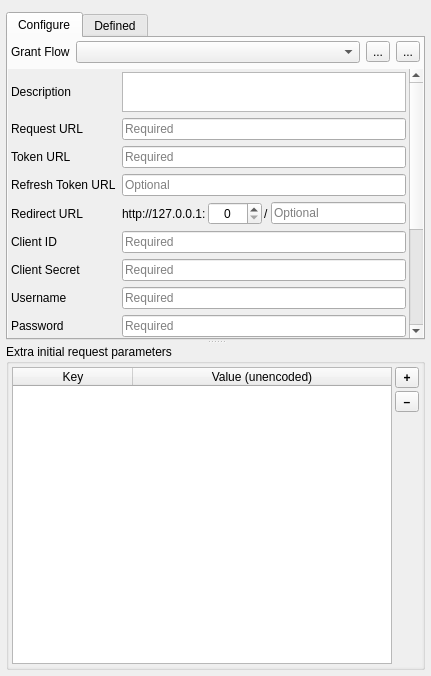
<?xml version="1.0" encoding="UTF-8"?>
<ui version="4.0">
 <class>QgsAuthOAuth2Edit</class>
 <widget class="QWidget" name="QgsAuthOAuth2Edit">
  <property name="enabled">
   <bool>true</bool>
  </property>
  <property name="geometry">
   <rect>
    <x>0</x>
    <y>0</y>
    <width>431</width>
    <height>676</height>
   </rect>
  </property>
  <layout class="QVBoxLayout" name="verticalLayout">
   <property name="leftMargin">
    <number>6</number>
   </property>
   <property name="topMargin">
    <number>6</number>
   </property>
   <property name="rightMargin">
    <number>6</number>
   </property>
   <property name="bottomMargin">
    <number>6</number>
   </property>
   <item>
    <widget class="QFrame" name="frameNotify">
     <property name="enabled">
      <bool>true</bool>
     </property>
     <property name="sizePolicy">
      <sizepolicy hsizetype="Preferred" vsizetype="Maximum">
       <horstretch>0</horstretch>
       <verstretch>0</verstretch>
      </sizepolicy>
     </property>
     <layout class="QHBoxLayout" name="horizontalLayout_2">
      <property name="spacing">
       <number>6</number>
      </property>
      <property name="leftMargin">
       <number>0</number>
      </property>
      <property name="topMargin">
       <number>0</number>
      </property>
      <property name="rightMargin">
       <number>0</number>
      </property>
      <property name="bottomMargin">
       <number>0</number>
      </property>
     </layout>
    </widget>
   </item>
   <item>
    <widget class="QSplitter" name="splitter">
     <property name="orientation">
      <enum>Qt::Vertical</enum>
     </property>
     <property name="handleWidth">
      <number>4</number>
     </property>
     <property name="childrenCollapsible">
      <bool>false</bool>
     </property>
     <widget class="QTabWidget" name="tabConfigs">
      <property name="sizePolicy">
       <sizepolicy hsizetype="Expanding" vsizetype="Expanding">
        <horstretch>0</horstretch>
        <verstretch>2</verstretch>
       </sizepolicy>
      </property>
      <property name="currentIndex">
       <number>0</number>
      </property>
      <widget class="QWidget" name="tabCustom">
       <attribute name="title">
        <string>Configure</string>
       </attribute>
       <layout class="QVBoxLayout" name="verticalLayout_3">
        <property name="spacing">
         <number>6</number>
        </property>
        <property name="leftMargin">
         <number>0</number>
        </property>
        <property name="topMargin">
         <number>3</number>
        </property>
        <property name="rightMargin">
         <number>0</number>
        </property>
        <property name="bottomMargin">
         <number>0</number>
        </property>
        <item>
         <widget class="QFrame" name="horizontalFrame_2">
          <property name="sizePolicy">
           <sizepolicy hsizetype="Preferred" vsizetype="Maximum">
            <horstretch>0</horstretch>
            <verstretch>0</verstretch>
           </sizepolicy>
          </property>
          <layout class="QGridLayout" name="gridLayout_2">
           <property name="leftMargin">
            <number>0</number>
           </property>
           <property name="topMargin">
            <number>0</number>
           </property>
           <property name="rightMargin">
            <number>0</number>
           </property>
           <property name="bottomMargin">
            <number>0</number>
           </property>
           <property name="spacing">
            <number>6</number>
           </property>
           <item row="0" column="2" rowspan="2">
            <layout class="QHBoxLayout" name="horizontalLayout_3">
             <property name="spacing">
              <number>6</number>
             </property>
             <property name="leftMargin">
              <number>3</number>
             </property>
             <property name="rightMargin">
              <number>3</number>
             </property>
             <item>
              <widget class="QLabel" name="lblGrantFlow">
               <property name="sizePolicy">
                <sizepolicy hsizetype="Maximum" vsizetype="Preferred">
                 <horstretch>0</horstretch>
                 <verstretch>0</verstretch>
                </sizepolicy>
               </property>
               <property name="text">
                <string>Grant Flow</string>
               </property>
              </widget>
             </item>
             <item>
              <widget class="QComboBox" name="cmbbxGrantFlow"/>
             </item>
             <item>
              <widget class="QToolButton" name="btnExport">
               <property name="toolTip">
                <string>Export configuration</string>
               </property>
               <property name="text">
                <string>...</string>
               </property>
               <property name="icon">
                <iconset resource="oauth2_resources.qrc">
                 <normaloff>:/oauth2method/oauth2_resources/export.svg</normaloff>:/oauth2method/oauth2_resources/export.svg</iconset>
               </property>
               <property name="iconSize">
                <size>
                 <width>16</width>
                 <height>16</height>
                </size>
               </property>
              </widget>
             </item>
             <item>
              <widget class="QToolButton" name="btnImport">
               <property name="toolTip">
                <string>Import configuration</string>
               </property>
               <property name="text">
                <string>...</string>
               </property>
               <property name="icon">
                <iconset resource="oauth2_resources.qrc">
                 <normaloff>:/oauth2method/oauth2_resources/import.svg</normaloff>:/oauth2method/oauth2_resources/import.svg</iconset>
               </property>
              </widget>
             </item>
            </layout>
           </item>
          </layout>
         </widget>
        </item>
        <item>
         <widget class="QScrollArea" name="scrollAreaConfigure">
          <property name="frameShape">
           <enum>QFrame::NoFrame</enum>
          </property>
          <property name="verticalScrollBarPolicy">
           <enum>Qt::ScrollBarAlwaysOn</enum>
          </property>
          <property name="widgetResizable">
           <bool>true</bool>
          </property>
          <widget class="QWidget" name="scrollAreaWidgetContentsCustom">
           <property name="geometry">
            <rect>
             <x>0</x>
             <y>0</y>
             <width>398</width>
             <height>469</height>
            </rect>
           </property>
           <layout class="QGridLayout" name="gridLayout">
            <property name="leftMargin">
             <number>3</number>
            </property>
            <property name="topMargin">
             <number>3</number>
            </property>
            <property name="rightMargin">
             <number>3</number>
            </property>
            <property name="bottomMargin">
             <number>3</number>
            </property>
            <property name="spacing">
             <number>6</number>
            </property>
            <item row="11" column="0">
             <widget class="QLabel" name="lblScope">
              <property name="text">
               <string>Scope</string>
              </property>
             </widget>
            </item>
            <item row="18" column="0">
             <widget class="QLabel" name="lblRequestTimeout">
              <property name="sizePolicy">
               <sizepolicy hsizetype="Maximum" vsizetype="Preferred">
                <horstretch>0</horstretch>
                <verstretch>0</verstretch>
               </sizepolicy>
              </property>
              <property name="text">
               <string>Request Timeout</string>
              </property>
              <property name="wordWrap">
               <bool>true</bool>
              </property>
             </widget>
            </item>
            <item row="4" column="0">
             <widget class="QLabel" name="lblRedirectUrl">
              <property name="text">
               <string>Redirect URL</string>
              </property>
              <property name="wordWrap">
               <bool>true</bool>
              </property>
             </widget>
            </item>
            <item row="18" column="1">
             <widget class="QSpinBox" name="spnbxRequestTimeout">
              <property name="sizePolicy">
               <sizepolicy hsizetype="Maximum" vsizetype="Fixed">
                <horstretch>0</horstretch>
                <verstretch>0</verstretch>
               </sizepolicy>
              </property>
              <property name="toolTip">
               <string>Authorization-related timeout</string>
              </property>
              <property name="alignment">
               <set>Qt::AlignCenter</set>
              </property>
              <property name="suffix">
               <string> seconds</string>
              </property>
              <property name="minimum">
               <number>5</number>
              </property>
              <property name="maximum">
               <number>3600</number>
              </property>
              <property name="value">
               <number>30</number>
              </property>
             </widget>
            </item>
            <item row="0" column="0">
             <widget class="QLabel" name="lblDescription">
              <property name="text">
               <string>Description</string>
              </property>
              <property name="wordWrap">
               <bool>true</bool>
              </property>
             </widget>
            </item>
            <item row="3" column="1" colspan="4">
             <widget class="QLineEdit" name="leRefreshTokenUrl">
              <property name="placeholderText">
               <string>Optional</string>
              </property>
             </widget>
            </item>
            <item row="13" column="0">
             <widget class="QLabel" name="lblApiKey">
              <property name="sizePolicy">
               <sizepolicy hsizetype="Maximum" vsizetype="Preferred">
                <horstretch>0</horstretch>
                <verstretch>0</verstretch>
               </sizepolicy>
              </property>
              <property name="text">
               <string>API Key</string>
              </property>
              <property name="wordWrap">
               <bool>true</bool>
              </property>
             </widget>
            </item>
            <item row="1" column="1" colspan="4">
             <widget class="QLineEdit" name="leRequestUrl">
              <property name="placeholderText">
               <string>Required</string>
              </property>
             </widget>
            </item>
            <item row="14" column="0" colspan="5">
             <widget class="Line" name="line">
              <property name="orientation">
               <enum>Qt::Horizontal</enum>
              </property>
             </widget>
            </item>
            <item row="1" column="0">
             <widget class="QLabel" name="lblRequestUrl">
              <property name="text">
               <string>Request URL</string>
              </property>
              <property name="wordWrap">
               <bool>true</bool>
              </property>
             </widget>
            </item>
            <item row="11" column="1" colspan="4">
             <widget class="QLineEdit" name="leScope">
              <property name="placeholderText">
               <string>Optional (space delimiter)</string>
              </property>
             </widget>
            </item>
            <item row="17" column="0">
             <widget class="QLabel" name="lblAccessMethod">
              <property name="sizePolicy">
               <sizepolicy hsizetype="Maximum" vsizetype="Preferred">
                <horstretch>0</horstretch>
                <verstretch>0</verstretch>
               </sizepolicy>
              </property>
              <property name="text">
               <string>Access Method</string>
              </property>
              <property name="wordWrap">
               <bool>true</bool>
              </property>
             </widget>
            </item>
            <item row="9" column="0">
             <widget class="QLabel" name="lblUsername">
              <property name="text">
               <string>Username</string>
              </property>
             </widget>
            </item>
            <item row="13" column="1" colspan="4">
             <widget class="QLineEdit" name="leApiKey">
              <property name="placeholderText">
               <string>Optional</string>
              </property>
             </widget>
            </item>
            <item row="15" column="0" colspan="5">
             <widget class="QLabel" name="label">
              <property name="font">
               <font>
                <pointsize>12</pointsize>
                <italic>true</italic>
               </font>
              </property>
              <property name="text">
               <string>Advanced</string>
              </property>
              <property name="alignment">
               <set>Qt::AlignCenter</set>
              </property>
             </widget>
            </item>
            <item row="10" column="0">
             <widget class="QLabel" name="lblPassword">
              <property name="text">
               <string>Password</string>
              </property>
             </widget>
            </item>
            <item row="17" column="1" colspan="4">
             <widget class="QComboBox" name="cmbbxAccessMethod">
              <property name="sizePolicy">
               <sizepolicy hsizetype="Expanding" vsizetype="Fixed">
                <horstretch>0</horstretch>
                <verstretch>0</verstretch>
               </sizepolicy>
              </property>
              <property name="toolTip">
               <string>Resource access token method</string>
              </property>
             </widget>
            </item>
            <item row="0" column="1" colspan="4">
             <widget class="QPlainTextEdit" name="pteDescription">
              <property name="maximumSize">
               <size>
                <width>16777215</width>
                <height>40</height>
               </size>
              </property>
             </widget>
            </item>
            <item row="2" column="1" colspan="4">
             <widget class="QLineEdit" name="leTokenUrl">
              <property name="placeholderText">
               <string>Required</string>
              </property>
             </widget>
            </item>
            <item row="8" column="1" colspan="4">
             <widget class="QgsPasswordLineEdit" name="leClientSecret">
              <property name="placeholderText">
               <string>Required</string>
              </property>
             </widget>
            </item>
            <item row="16" column="1" colspan="3">
             <widget class="QCheckBox" name="chkbxTokenPersist">
              <property name="text">
               <string>Persist between launches</string>
              </property>
             </widget>
            </item>
            <item row="2" column="0">
             <widget class="QLabel" name="lblTokenUrl">
              <property name="text">
               <string>Token URL</string>
              </property>
              <property name="wordWrap">
               <bool>true</bool>
              </property>
             </widget>
            </item>
            <item row="8" column="0">
             <widget class="QLabel" name="lblClientSecret">
              <property name="text">
               <string>Client Secret</string>
              </property>
              <property name="wordWrap">
               <bool>true</bool>
              </property>
             </widget>
            </item>
            <item row="10" column="1" colspan="4">
             <widget class="QgsPasswordLineEdit" name="lePassword">
              <property name="placeholderText">
               <string>Required</string>
              </property>
             </widget>
            </item>
            <item row="19" column="1">
             <spacer name="verticalSpacer">
              <property name="orientation">
               <enum>Qt::Vertical</enum>
              </property>
              <property name="sizeHint" stdset="0">
               <size>
                <width>20</width>
                <height>0</height>
               </size>
              </property>
             </spacer>
            </item>
            <item row="7" column="0">
             <widget class="QLabel" name="lblClientId">
              <property name="text">
               <string>Client ID</string>
              </property>
              <property name="wordWrap">
               <bool>true</bool>
              </property>
             </widget>
            </item>
             <item row="7" column="1" colspan="4">
               <widget class="QLineEdit" name="leClientId">
                 <property name="placeholderText">
                   <string>Required</string>
                 </property>
               </widget>
             </item>
            <item row="16" column="0">
             <widget class="QLabel" name="lblTokenPersist">
              <property name="text">
               <string>Token Session</string>
              </property>
              <property name="wordWrap">
               <bool>true</bool>
              </property>
             </widget>
            </item>
            <item row="3" column="0">
             <widget class="QLabel" name="lblRefreshTokenUrl">
              <property name="text">
               <string>Refresh Token URL</string>
              </property>
              <property name="wordWrap">
               <bool>true</bool>
              </property>
             </widget>
            </item>
            <item row="9" column="1" colspan="4">
             <widget class="QLineEdit" name="leUsername">
              <property name="placeholderText">
               <string>Required</string>
              </property>
             </widget>
            </item>
            <item row="4" column="1" colspan="4">
             <widget class="QFrame" name="frameRedirectUrl">
              <layout class="QHBoxLayout" name="horizontalLayout_4">
               <property name="spacing">
                <number>2</number>
               </property>
               <property name="leftMargin">
                <number>0</number>
               </property>
               <property name="topMargin">
                <number>0</number>
               </property>
               <property name="rightMargin">
                <number>0</number>
               </property>
               <property name="bottomMargin">
                <number>0</number>
               </property>
               <item>
                <widget class="QLabel" name="lblRedirectIP">
                 <property name="text">
                  <string>http://127.0.0.1:</string>
                 </property>
                </widget>
               </item>
               <item>
                <widget class="QSpinBox" name="spnbxRedirectPort">
                 <property name="sizePolicy">
                  <sizepolicy hsizetype="Maximum" vsizetype="Fixed">
                   <horstretch>0</horstretch>
                   <verstretch>0</verstretch>
                  </sizepolicy>
                 </property>
                 <property name="toolTip">
                  <string>Port number</string>
                 </property>
                 <property name="alignment">
                  <set>Qt::AlignCenter</set>
                 </property>
                 <property name="minimum">
                  <number>0</number>
                 </property>
                 <property name="maximum">
                  <number>9999</number>
                 </property>
                 <property name="value">
                  <number>0</number>
                 </property>
                </widget>
               </item>
               <item>
                <widget class="QLabel" name="lblRedirectUrlSep">
                 <property name="text">
                  <string>/</string>
                 </property>
                </widget>
               </item>
               <item>
                <widget class="QLineEdit" name="leRedirectUrl">
                 <property name="minimumSize">
                  <size>
                   <width>50</width>
                   <height>0</height>
                  </size>
                 </property>
                 <property name="toolTip">
                  <string>Subdirectory</string>
                 </property>
                 <property name="placeholderText">
                  <string>Optional</string>
                 </property>
                </widget>
               </item>
              </layout>
             </widget>
            </item>
           </layout>
          </widget>
         </widget>
        </item>
       </layout>
      </widget>
      <widget class="QWidget" name="tabDefined">
       <attribute name="title">
        <string>Defined</string>
       </attribute>
       <layout class="QVBoxLayout" name="verticalLayout_2">
        <property name="spacing">
         <number>6</number>
        </property>
        <property name="leftMargin">
         <number>3</number>
        </property>
        <property name="topMargin">
         <number>3</number>
        </property>
        <property name="rightMargin">
         <number>3</number>
        </property>
        <property name="bottomMargin">
         <number>0</number>
        </property>
        <item>
         <layout class="QVBoxLayout" name="verticalLayout_5" stretch="3,1">
          <property name="spacing">
           <number>0</number>
          </property>
          <item>
           <widget class="QListWidget" name="lstwdgDefinedConfigs">
            <property name="sizePolicy">
             <sizepolicy hsizetype="Expanding" vsizetype="Expanding">
              <horstretch>0</horstretch>
              <verstretch>4</verstretch>
             </sizepolicy>
            </property>
            <property name="font">
             <font>
              <pointsize>13</pointsize>
             </font>
            </property>
            <property name="verticalScrollBarPolicy">
             <enum>Qt::ScrollBarAlwaysOn</enum>
            </property>
            <property name="editTriggers">
             <set>QAbstractItemView::NoEditTriggers</set>
            </property>
            <property name="showDropIndicator" stdset="0">
             <bool>false</bool>
            </property>
            <property name="alternatingRowColors">
             <bool>true</bool>
            </property>
            <property name="verticalScrollMode">
             <enum>QAbstractItemView::ScrollPerItem</enum>
            </property>
            <property name="spacing">
             <number>2</number>
            </property>
            <property name="uniformItemSizes">
             <bool>true</bool>
            </property>
           </widget>
          </item>
          <item>
           <widget class="QPlainTextEdit" name="pteDefinedDesc">
            <property name="font">
             <font>
              <pointsize>10</pointsize>
             </font>
            </property>
            <property name="undoRedoEnabled">
             <bool>false</bool>
            </property>
            <property name="readOnly">
             <bool>true</bool>
            </property>
            <property name="plainText">
             <string>Defined configurations are JSON-formatted files, with a single configuration per file. This allows configurations to be swapped out via filesystem tools without affecting user configurations. It is recommended to use the Configure tab’s export function, then edit the resulting file. See QGIS documentation for further details.</string>
            </property>
            <property name="textInteractionFlags">
             <set>Qt::TextSelectableByKeyboard|Qt::TextSelectableByMouse</set>
            </property>
           </widget>
          </item>
         </layout>
        </item>
        <item>
         <layout class="QHBoxLayout" name="horizontalLayout">
          <property name="spacing">
           <number>0</number>
          </property>
          <item>
           <widget class="QLineEdit" name="leDefinedDirPath">
            <property name="readOnly">
             <bool>true</bool>
            </property>
           </widget>
          </item>
          <item>
           <widget class="QToolButton" name="btnGetDefinedDirPath">
            <property name="toolTip">
             <string>Add extra config directory to parse</string>
            </property>
            <property name="styleSheet">
             <string notr="true"/>
            </property>
            <property name="text">
             <string>...</string>
            </property>
            <property name="icon">
             <iconset resource="oauth2_resources.qrc">
              <normaloff>:/oauth2method/oauth2_resources/fileopen.svg</normaloff>:/oauth2method/oauth2_resources/fileopen.svg</iconset>
            </property>
            <property name="iconSize">
             <size>
              <width>20</width>
              <height>14</height>
             </size>
            </property>
           </widget>
          </item>
         </layout>
        </item>
       </layout>
      </widget>
     </widget>
     <widget class="QgsCollapsibleGroupBoxBasic" name="grpbxAdvanced">
      <property name="sizePolicy">
       <sizepolicy hsizetype="Preferred" vsizetype="Preferred">
        <horstretch>0</horstretch>
        <verstretch>4</verstretch>
       </sizepolicy>
      </property>
      <property name="title">
       <string>Extra initial request parameters</string>
      </property>
      <layout class="QVBoxLayout" name="verticalLayout_4">
       <property name="spacing">
        <number>0</number>
       </property>
       <property name="leftMargin">
        <number>0</number>
       </property>
       <property name="topMargin">
        <number>0</number>
       </property>
       <property name="rightMargin">
        <number>0</number>
       </property>
       <property name="bottomMargin">
        <number>0</number>
       </property>
       <item>
        <widget class="QScrollArea" name="scrollAreaAdvanced">
         <property name="frameShape">
          <enum>QFrame::NoFrame</enum>
         </property>
         <property name="widgetResizable">
          <bool>true</bool>
         </property>
         <widget class="QWidget" name="scrollAreaWidgetContentsAdvanced">
          <property name="geometry">
           <rect>
            <x>0</x>
            <y>0</y>
            <width>413</width>
            <height>298</height>
           </rect>
          </property>
          <layout class="QGridLayout" name="gridLayout_3">
           <property name="leftMargin">
            <number>3</number>
           </property>
           <property name="topMargin">
            <number>3</number>
           </property>
           <property name="rightMargin">
            <number>3</number>
           </property>
           <property name="bottomMargin">
            <number>3</number>
           </property>
           <property name="spacing">
            <number>6</number>
           </property>
           <item row="3" column="0" colspan="2">
            <layout class="QHBoxLayout" name="horizontalLayout_5">
             <property name="spacing">
              <number>3</number>
             </property>
             <item>
              <widget class="QTableWidget" name="tblwdgQueryPairs">
               <property name="editTriggers">
                <set>QAbstractItemView::AllEditTriggers</set>
               </property>
               <property name="dragEnabled">
                <bool>true</bool>
               </property>
               <property name="dragDropMode">
                <enum>QAbstractItemView::DragOnly</enum>
               </property>
               <property name="selectionMode">
                <enum>QAbstractItemView::SingleSelection</enum>
               </property>
               <property name="sortingEnabled">
                <bool>true</bool>
               </property>
               <property name="wordWrap">
                <bool>false</bool>
               </property>
               <attribute name="horizontalHeaderDefaultSectionSize">
                <number>120</number>
               </attribute>
               <attribute name="horizontalHeaderMinimumSectionSize">
                <number>120</number>
               </attribute>
               <attribute name="horizontalHeaderShowSortIndicator" stdset="0">
                <bool>true</bool>
               </attribute>
               <attribute name="horizontalHeaderStretchLastSection">
                <bool>true</bool>
               </attribute>
               <attribute name="verticalHeaderVisible">
                <bool>false</bool>
               </attribute>
               <column>
                <property name="text">
                 <string>Key</string>
                </property>
               </column>
               <column>
                <property name="text">
                 <string>Value (unencoded)</string>
                </property>
               </column>
              </widget>
             </item>
             <item>
              <layout class="QVBoxLayout" name="verticalLayout_6">
               <item>
                <widget class="QToolButton" name="btnAddQueryPair">
                 <property name="minimumSize">
                  <size>
                   <width>24</width>
                   <height>0</height>
                  </size>
                 </property>
                 <property name="font">
                  <font>
                   <weight>75</weight>
                   <bold>true</bold>
                  </font>
                 </property>
                 <property name="text">
                  <string notr="true">+</string>
                 </property>
                </widget>
               </item>
               <item>
                <widget class="QToolButton" name="btnRemoveQueryPair">
                 <property name="minimumSize">
                  <size>
                   <width>24</width>
                   <height>0</height>
                  </size>
                 </property>
                 <property name="font">
                  <font>
                   <weight>75</weight>
                   <bold>true</bold>
                  </font>
                 </property>
                 <property name="text">
                  <string notr="true">–</string>
                 </property>
                </widget>
               </item>
               <item>
                <spacer name="verticalSpacer_7">
                 <property name="orientation">
                  <enum>Qt::Vertical</enum>
                 </property>
                 <property name="sizeHint" stdset="0">
                  <size>
                   <width>20</width>
                   <height>0</height>
                  </size>
                 </property>
                </spacer>
               </item>
              </layout>
             </item>
            </layout>
           </item>
          </layout>
         </widget>
        </widget>
       </item>
      </layout>
     </widget>
    </widget>
   </item>
  </layout>
 </widget>
 <customwidgets>
  <customwidget>
   <class>QgsPasswordLineEdit</class>
   <extends>QLineEdit</extends>
   <header>qgspasswordlineedit.h</header>
  </customwidget>
  <customwidget>
   <class>QgsCollapsibleGroupBoxBasic</class>
   <extends>QGroupBox</extends>
   <header>qgscollapsiblegroupbox.h</header>
   <container>1</container>
  </customwidget>
 </customwidgets>
 <tabstops>
  <tabstop>cmbbxGrantFlow</tabstop>
  <tabstop>pteDescription</tabstop>
  <tabstop>leRequestUrl</tabstop>
  <tabstop>leTokenUrl</tabstop>
  <tabstop>leRefreshTokenUrl</tabstop>
  <tabstop>spnbxRedirectPort</tabstop>
  <tabstop>leRedirectUrl</tabstop>
  <tabstop>leClientId</tabstop>
  <tabstop>leClientSecret</tabstop>
  <tabstop>leUsername</tabstop>
  <tabstop>lePassword</tabstop>
  <tabstop>leScope</tabstop>
  <tabstop>leApiKey</tabstop>
  <tabstop>chkbxTokenPersist</tabstop>
  <tabstop>cmbbxAccessMethod</tabstop>
  <tabstop>spnbxRequestTimeout</tabstop>
  <tabstop>scrollAreaAdvanced</tabstop>
  <tabstop>tblwdgQueryPairs</tabstop>
  <tabstop>btnAddQueryPair</tabstop>
  <tabstop>btnRemoveQueryPair</tabstop>
  <tabstop>btnExport</tabstop>
  <tabstop>btnImport</tabstop>
  <tabstop>leDefinedDirPath</tabstop>
  <tabstop>tabConfigs</tabstop>
  <tabstop>scrollAreaConfigure</tabstop>
  <tabstop>btnGetDefinedDirPath</tabstop>
  <tabstop>lstwdgDefinedConfigs</tabstop>
  <tabstop>pteDefinedDesc</tabstop>
 </tabstops>
 <resources>
  <include location="oauth2_resources.qrc"/>
 </resources>
 <connections/>
</ui>
